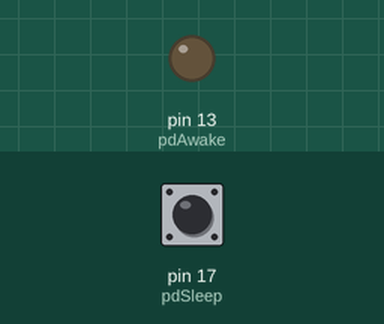
A sketch run on a simulated Arduino Mega 2560, built with avr-gcc and run on an emulated ATmega2560. Shown: output pins drawn as LEDs (lit = HIGH). The test bench sets the inputs (shaded band); at power-on: pin 17 (pdSleep) HIGH. Sleep ends after the set time or at an interrupt; no radio packets arrive unless stated; pins used as bus, display or sensor lines are not drawn.

Above: at 2.2 s.
At 5.38 s:
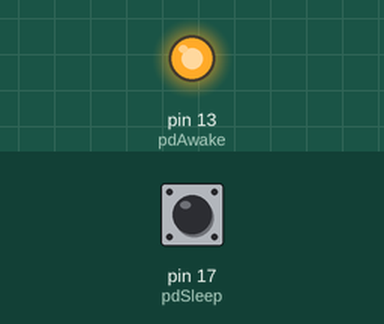
Timing chart, 0 to 6.9 s (numbered marks = the images above):
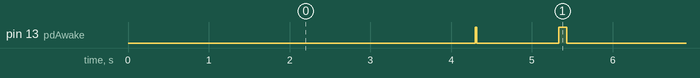

Measured:
- by itself, pin 13 (pdAwake): repeats every 5.2 s: LOW 1.0 s, HIGH 0.10 s, LOW 4.1 s, HIGH 0.02 s
- by itself, everything shown: repeats every 5.2 s, in 4 steps

The sketch:

testArdyLoRa_send.ino
```cpp
#define PROGNAME  "testArdyLoRa_send"
#define VERSION   "0.1.0"
#define VERDATE   "2017-11-30"

/*
  <https://learn.adafruit.com/adafruit-rfm69hcw-and-rfm96-rfm95-rfm98-lora-packet-padio-breakouts/rfm9x-test>
  <http://www.diymalls.com/lora32u4-lorawan?product_id=84>
  <https://github.com/hj91/nodemcu-esp8266/blob/master/lora_sender/lora_sender.ino>

  Chip is ATMEGA32U4
  choose board Arduino Mega ADK? No. Adafruit Feather 32u4, I think.

  Note to DIYMall 2017-11-28 11:30
  Listing had link to information, but link
  <https://drive.google.com/open?id=0B8DSGdAr8_31RkQ0UGo2Nzh1YXM> is broken -
  404 from Google. I reported this via the Amazon page. Having spent hours
  searching, found the info I needed - call it an Adafruit Feather to program
  it from the Arduino IDE. But neither board will program, but differently!
  When I try to program it without pushing the reset, one goes into reset
  (throbbing white LED) but the other doesn't. But neither programs
  successfully, even trying the supplied Arduino demo program "Ascii chart".
  The fact that these items are both broken, but differently, indicates that
  the quality is really poor. Can I return them?
*/

#include <SPI.h>
#include <LoRa.h>
#include <avr/sleep.h>
#include <avr/wdt.h>

#define BAUDRATE 115200
#define VERBOSE 12
#define SLEEP_ENABLE true

#if SLEEP_ENABLE
  #ifndef cbi
    #define cbi(sfr, bit) (_SFR_BYTE(sfr) &= ~_BV(bit))
  #endif
  #ifndef sbi
    #define sbi(sfr, bit) (_SFR_BYTE(sfr) |= _BV(bit))
  #endif
#endif

#define LORA_FREQ_BAND 433E6
// LoRa32u4 ports
const int pdLoRa_SS  =  8;    // CS chip select
const int pdLoRa_RST =  4;    // reset
const int pdLoRa_DI0 =  7;    // IRQ interrupt request

const int pdAwake    = 13;       // LED
const int pdSleep    = 17;
// const int paBat   = 13;       // reads half the battery voltage?
  // in centivolts / count, perhaps

int packetNum = 0;

const long intervalBetweenTransmits_ms = 5000UL;

void setup () {

  pinMode ( pdSleep, INPUT_PULLUP );
  pinMode ( pdLoRa_RST, OUTPUT ); digitalWrite ( pdLoRa_RST, 1 );

  #if ! SLEEP_ENABLE
  Serial.begin ( BAUDRATE );
  while ( !Serial && millis () < 2000 );
  #endif

  LoRa.setPins ( pdLoRa_SS, pdLoRa_RST, pdLoRa_DI0 );

  if ( ! LoRa.begin ( LORA_FREQ_BAND ) ) {
    Serial.println ( "LoRa init failed!" );
    while ( 1 );
  }

  /*
      void setSpreadingFactor(int sf);
      void setSignalBandwidth(long sbw);
      void setCodingRate4(int denominator);
      void setPreambleLength(long length);
      void setSyncWord(int sw);
      void enableCrc();
      void disableCrc();
  */

  LoRa.enableCrc();

  if ( Serial ) Serial.println ( PROGNAME " v" VERSION " " VERDATE " cbm" );
  delay ( 100 );

  #if SLEEP_ENABLE
    // CPU Sleep Modes
    // SM2 SM1 SM0 Sleep Mode
    // 0    0  0 Idle
    // 0    0  1 ADC Noise Reduction
    // 0    1  0 Power-down -- int-1_int-0_pinChg TWImatch WDT
    // 0    1  1 Power-save -- int-1_int-0_pinChg TWImatch timer2 WDT
    // 1    0  0 Reserved
    // 1    0  1 Reserved
    // 1    1  0 Standby(1) -- mainClk timerOscillator int-1_int-0_pinChg TWImatch WDT
    // 1    1  1 Extended Standby -- mainClk timerOscillator int-1_int-0_pinChg TWImatch timer2 WDT

    // SMCR is the sleep mode control register
    // 0  010 -> power-down mode

    cbi ( SMCR, SE  );     // clear sleep enable
    cbi ( SMCR, SM2 );     // power down mode
    sbi ( SMCR, SM1 );     // power down mode
    cbi ( SMCR, SM0 );     // power down mode

  #endif

}

void loop() {

  static unsigned long lastXMitAt_ms = 0UL;

  volatile int nSecs = 0;

  int counts = 0;

  // lastXMitAt_ms will be zero first time through whether or not we sleep

  if ( ! lastXMitAt_ms
      || ( millis() - lastXMitAt_ms ) > intervalBetweenTransmits_ms )  {

    if ( Serial ) {
      Serial.println ( "Packet number: " + String ( packetNum ) );
      delay ( 10 );
    }

    // counts = analogRead ( paBat );

    // build packet
    const int packetBufLen = 20;
    static char packetBuf [ packetBufLen ];
    snprintf ( packetBuf, packetBufLen, "%d; bat: %d; Ardy",
      packetNum, counts );

    // send packet
    if ( Serial ) {
      Serial.println ( packetBuf );
      delay ( 10 );
    }
    LoRa.beginPacket();
    LoRa.print ( packetBuf );
    LoRa.endPacket();

    packetNum++;
    lastXMitAt_ms = millis();

  }

  #if SLEEP_ENABLE

    if ( digitalRead ( pdSleep ) ) {
      sleepFor_ms ( intervalBetweenTransmits_ms );
      // done sleeping
      // do the stuff
      lastXMitAt_ms = 0UL;
    }

  #endif

}


//****************************************************************
//****************************************************************
//****************************************************************

#if SLEEP_ENABLE

  void sleepFor_ms ( long remainingSleep_ms ) {

    while ( remainingSleep_ms > 0 ) {

      /*
        either sleeps for as large a chunk as possible of the remaining sleep period
        or returns false, indicating that we're done sleeping for now
      */

      unsigned long aboutToSleepFor_ms;
      int intervalIndex = -1;

      if ( remainingSleep_ms >= 8000 ) {
        aboutToSleepFor_ms = 8000; intervalIndex = 9;
      } else if ( remainingSleep_ms >= 4000 ) {
        aboutToSleepFor_ms = 4000; intervalIndex = 8;
      } else if ( remainingSleep_ms >= 2000 ) {
        aboutToSleepFor_ms = 2000; intervalIndex = 7;
      } else if ( remainingSleep_ms >= 1000 ) {
        aboutToSleepFor_ms = 1000; intervalIndex = 6;
      } else if ( remainingSleep_ms >= 500 ) {
        aboutToSleepFor_ms = 500;  intervalIndex = 5;
      } else if ( remainingSleep_ms >= 250 ) {
        aboutToSleepFor_ms = 250;  intervalIndex = 4;
      } else if ( remainingSleep_ms >= 128 ) {
        aboutToSleepFor_ms = 128;  intervalIndex = 3;
      } else if ( remainingSleep_ms >= 64 ) {
        aboutToSleepFor_ms = 64;   intervalIndex = 2;
      } else if ( remainingSleep_ms >= 32 ) {
        aboutToSleepFor_ms = 32;   intervalIndex = 1;
      } else if ( remainingSleep_ms >= 16 ) {
        aboutToSleepFor_ms = 16;   intervalIndex = 0;
      }

      setup_watchdog ( intervalIndex );  // timeout interval index


      // **************************** go to bed *********************************

      /*
        what really happens here?
          WDT times out
          f_wdt is set to 1
          reset to 0
          stuff happens
          system sleeps again
      */


      if ( Serial ) {
        Serial.print ( "Process took " ); Serial.print ( millis() ); Serial.println ( " ms." );
        Serial.println ( "Entering sleep mode" );
        delay ( 10 );
      }

      // ***************** prepare to sleep, go to sleep

      digitalWrite ( pdAwake, 0 );
      pinMode ( pdAwake, INPUT );      // set all used ports to input to save power

      system_sleep();                  // we come back to the next line when we awaken

      pinMode ( pdAwake, OUTPUT );     // reset set all ports back to pre-sleep states
      digitalWrite ( pdAwake, 1 );

      // ***************** now we're awake again

      // testing shows it takes precisely 100ms to go to sleep...
      // delay ( 100 );

      if ( Serial ) {
        Serial.println ( "Waking back up");
        delay ( 10 );
      }

      remainingSleep_ms -= aboutToSleepFor_ms;

    }

  }


  //****************************************************************

  /*
    Hmm. Not using timer register 2, but the watchdog timer
  */

  void setup_watchdog ( int intervalIndex ) {

  // intervalIndex   time    bb (binary) before setting WDCE
  // 0               16ms           0000 0000
  // 1               32ms           0000 0001
  // 2               64ms           0000 0010
  // 3              128ms           0000 0011
  // 4              250ms           0000 0100
  // 5              500ms           0000 0101
  // 6                1s            0000 0110
  // 7                2s            0000 0111
  // 8                4s            0010 0000
  // 9                8s            0010 0001

    byte bb;
    if ( intervalIndex < 0 ) intervalIndex = 0;
    if ( intervalIndex > 9 ) intervalIndex = 9;
    bb = intervalIndex & 7;
    if ( intervalIndex > 7 ) bb |= ( 1 << 5 );
    // WDTCSR is the watchdog timer control register
    // WDCE is the bit number (4) of the watchdog clock enable in WDTCSR
    bb |= ( 1 << WDCE );
    if ( Serial ) {
      Serial.print ( "bb: " );
      Serial.println ( int ( bb ) );
    }

    // MCUSR is the MCU (main control unit?) status register
    // WDRF is the bit number (3) of the watchdog system reset flag in the MCUSR
    MCUSR &= ~ ( 1 << WDRF );  // make sure the watchdog system reset flag is off

    // start timed sequence

    // WDE is the bit number (3) of the watchdog system reset enable in WDTCSR
    // turn on the watchdog system reset enable and the watchdog clock enable bits
    WDTCSR |= ( 1 << WDCE ) | ( 1 << WDE );
    // set new watchdog timeout value
    WDTCSR = bb;
    // WDIE is the bit number (6) of the watchdog interrupt enable in WDTCSR
    WDTCSR |= _BV ( WDIE );  // then turn on

  }

  //****************************************************************

  void system_sleep() {

  // set system into the sleep state
  // system wakes up when wtchdog is timed out

    cbi ( ADCSRA, ADEN );                    // switch Analog to Digital converter OFF

    set_sleep_mode ( SLEEP_MODE_PWR_DOWN );  // sleep mode is set here
    sleep_enable ();

    sleep_mode ();                           // System sleeps here

    sleep_disable ();                        // System continues execution here when watchdog timed out
    sbi ( ADCSRA, ADEN );                    // switch Analog to Digital converter back ON

  }

  //****************************************************************

  ISR ( WDT_vect ) {

    // Watchdog Interrupt Service; is executed when watchdog times out
    // wakeupsSinceDoingSomething++;

  }

#endif
```
